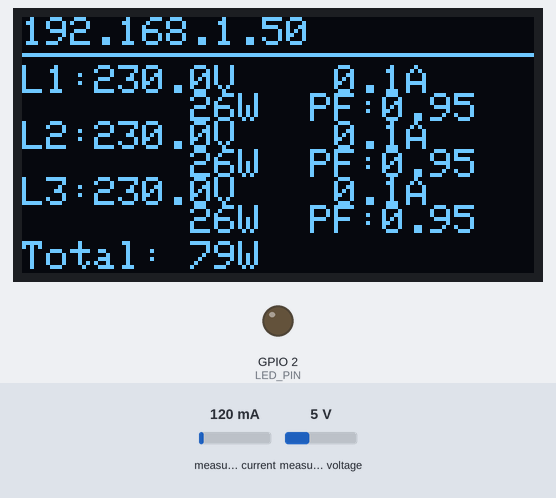
Recording of a program running on a simulated ESP32. Shown: 128×64 one-colour display, output pins drawn as LEDs (lit = HIGH). The inputs (shaded band) are chosen by the test bench; at power-on: measured current 120 mA, measured voltage 5 V. WiFi joins after 1.5 s; servers stay silent unless stated; the local clock reads 2024-03-15 10:24:30 at power-on unless the program sets it; storage starts empty; no MQTT or app messages arrive unless stated; what the program prints to the serial monitor is not drawn.

Above: at 3.4 s.
3.5 s: measured current set to 40 mA
At 6.2 s:
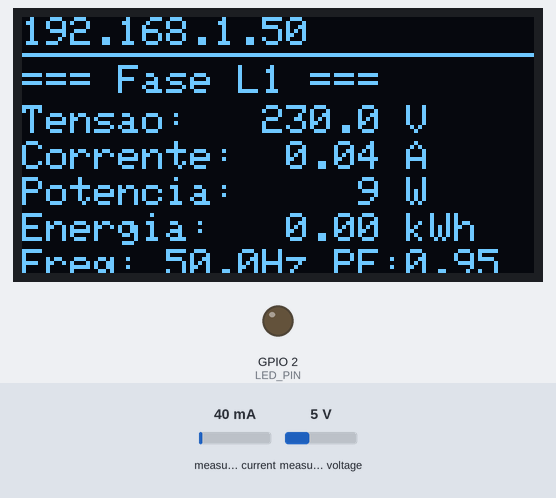
6.5 s: measured voltage set to 0.3 V
At 7.9 s:
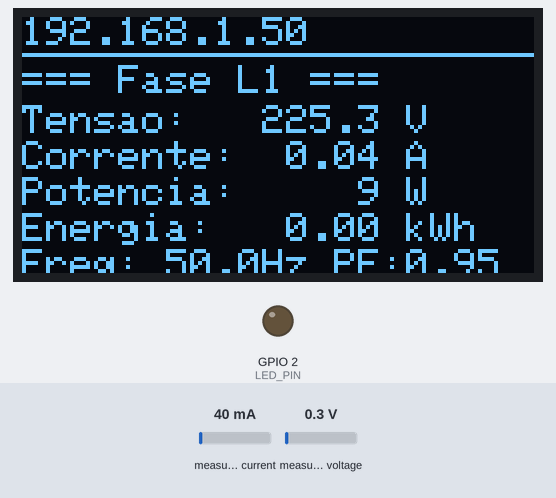
11.9 s: measured current set to 500 mA
At 12.9 s:
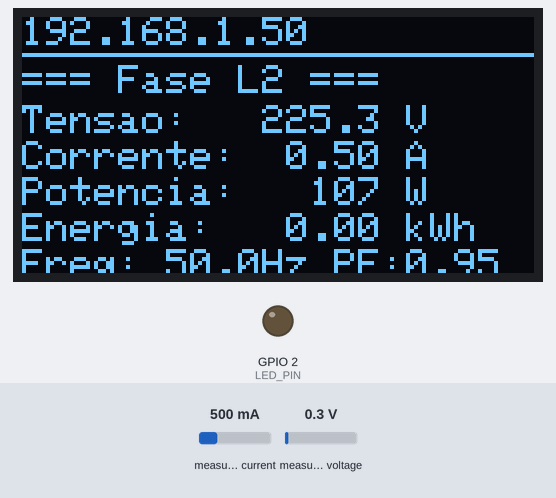
13.9 s: measured voltage set to 3.8 V
At 21.5 s:
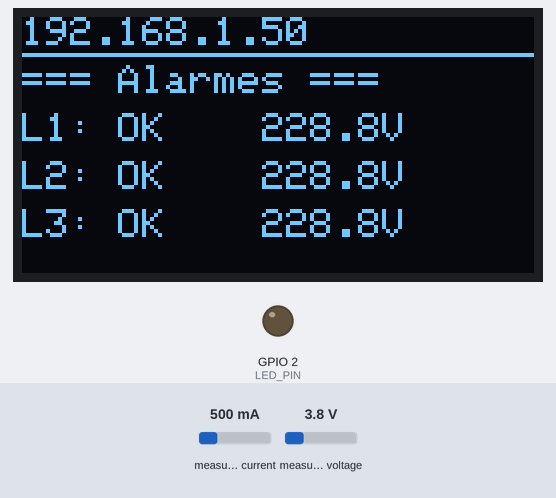
Timing chart, 0 to 23.0 s (numbered marks = the images above; inputs shaded):
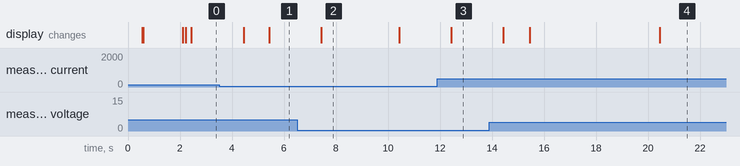

The program:

main.cpp
```cpp
#include <Arduino.h>
#include "config.h"
#include "wifi_manager.h"
#include "ntp_time.h"
#include "pzem_reader.h"
#include "display_manager.h"
#include "web_server.h"
#include "sd_logger.h"
#include "mqtt_client.h"
#include "alarm_manager.h"
#include "ota_manager.h"

// --- Instancias dos modulos ---
WiFiManager   wifiMgr;
NTPTime       ntpTime;
PZEMReader    pzemReader;
DisplayManager displayMgr;
WebServerManager webServer;
SDLogger      sdLogger;
MQTTClient    mqttClient;
AlarmManager  alarmMgr;
OTAManager    otaMgr;

// --- Dados compartilhados ---
MeterData meterData;

// --- Timers (millis) ---
unsigned long lastPZEM      = 0;
unsigned long lastDisplay   = 0;
unsigned long lastWebSocket = 0;
unsigned long lastSDLog     = 0;
unsigned long lastMQTT      = 0;
unsigned long lastAlarm     = 0;
unsigned long lastWiFiCheck = 0;
unsigned long lastNTPSync   = 0;

// --- Callback de alarme ---
void onAlarm(int phase, const String& type, float voltage) {
    String msg = "L" + String(phase + 1) + " " + type + " " + String(voltage, 1) + "V";
    webServer.sendAlarm(msg);
    mqttClient.publishAlarm(phase, type, voltage);
}

void setup() {
    Serial.begin(115200);
    delay(500);
    Serial.println("\n============================");
    Serial.println(" Medidor Trifasico ESP32");
    Serial.println("============================\n");

    // 1. Display (mostra mensagens de status durante init)
    displayMgr.begin();
    displayMgr.showMessage("Conectando WiFi...");

    // 2. WiFi
    wifiMgr.begin();
    displayMgr.showMessage("WiFi: " + wifiMgr.getIP());

    // 3. NTP
    ntpTime.begin();
    ntpTime.sync();

    // 4. PZEM
    displayMgr.showMessage("Init PZEMs...");
    pzemReader.begin();

    // 5. Web Server + OTA
    webServer.begin();
    otaMgr.begin();
    otaMgr.setupWebOTA(webServer.getServer());

    // 6. SD Card
    displayMgr.showMessage("Init SD Card...");
    sdLogger.begin();

    // 7. MQTT
    mqttClient.begin();

    // 8. Alarmes
    alarmMgr.begin();
    alarmMgr.onAlarm(onAlarm);

    Serial.println("\n[MAIN] Todos os modulos inicializados!");
    Serial.printf("[MAIN] IP: %s\n", wifiMgr.getIP().c_str());
    Serial.printf("[MAIN] SD: %s\n", sdLogger.isReady() ? "OK" : "FALHA");
    Serial.println("[MAIN] Loop cooperativo iniciado\n");
}

void loop() {
    unsigned long now = millis();

    // Leitura PZEMs (1s)
    if (now - lastPZEM >= INTERVAL_PZEM) {
        lastPZEM = now;
        pzemReader.readAll(meterData);
        meterData.isoTime = ntpTime.getISO8601();
    }

    // Update OLED (500ms)
    if (now - lastDisplay >= INTERVAL_DISPLAY) {
        lastDisplay = now;
        displayMgr.update(meterData, wifiMgr.getIP(), alarmMgr.hasActiveAlarm());
    }

    // WebSocket broadcast (1s)
    if (now - lastWebSocket >= INTERVAL_WEBSOCKET) {
        lastWebSocket = now;
        webServer.broadcast(meterData);
    }

    // Log SD Card (10s)
    if (now - lastSDLog >= INTERVAL_SD_LOG) {
        lastSDLog = now;
        sdLogger.log(meterData);
    }

    // Publish MQTT (5s)
    if (now - lastMQTT >= INTERVAL_MQTT) {
        lastMQTT = now;
        mqttClient.publish(meterData);
    }

    // Check alarmes (1s)
    if (now - lastAlarm >= INTERVAL_ALARM) {
        lastAlarm = now;
        alarmMgr.check(meterData);
    }

    // Check WiFi (30s)
    if (now - lastWiFiCheck >= INTERVAL_WIFI) {
        lastWiFiCheck = now;
        wifiMgr.check();
    }

    // Sync NTP (1h)
    if (now - lastNTPSync >= INTERVAL_NTP) {
        lastNTPSync = now;
        ntpTime.sync();
    }

    // MQTT loop (non-blocking)
    mqttClient.loop();

    // OTA loop (ArduinoOTA)
    otaMgr.loop();
}
```

alarm_manager.cpp
```cpp
#include "alarm_manager.h"

void AlarmManager::begin() {
    pinMode(BUZZER_PIN, OUTPUT);
    pinMode(LED_PIN, OUTPUT);
    digitalWrite(BUZZER_PIN, LOW);
    digitalWrite(LED_PIN, LOW);
    Serial.println("[ALARM] Inicializado");
}

void AlarmManager::check(const MeterData& data) {
    bool anyAlarm = false;

    for (int i = 0; i < 3; i++) {
        if (!data.phase[i].valid) continue;

        float v = data.phase[i].voltage;
        AlarmState& s = _state[i];

        if (v > ALARM_OVERVOLTAGE) {
            s.overCount++;
            s.normalCount = 0;
            s.underCount = 0;

            if (s.overCount >= ALARM_DEBOUNCE_ON && !s.overActive) {
                s.overActive = true;
                Serial.printf("[ALARM] SOBRETENSAO L%d: %.1fV\n", i + 1, v);
                if (_callback) _callback(i, "overvoltage", v);
            }
        } else if (v < ALARM_UNDERVOLTAGE) {
            s.underCount++;
            s.normalCount = 0;
            s.overCount = 0;

            if (s.underCount >= ALARM_DEBOUNCE_ON && !s.underActive) {
                s.underActive = true;
                Serial.printf("[ALARM] SUBTENSAO L%d: %.1fV\n", i + 1, v);
                if (_callback) _callback(i, "undervoltage", v);
            }
        } else {
            s.normalCount++;
            s.overCount = 0;
            s.underCount = 0;

            if (s.normalCount >= ALARM_DEBOUNCE_OFF) {
                if (s.overActive || s.underActive) {
                    Serial.printf("[ALARM] Clear L%d: %.1fV\n", i + 1, v);
                    if (_callback) _callback(i, "clear", v);
                }
                s.overActive = false;
                s.underActive = false;
            }
        }

        if (s.overActive || s.underActive) {
            anyAlarm = true;
        }
    }

    if (anyAlarm) {
        activateBuzzer();
        digitalWrite(LED_PIN, HIGH);
    } else {
        deactivateBuzzer();
        digitalWrite(LED_PIN, LOW);
    }
}

bool AlarmManager::hasActiveAlarm() const {
    for (int i = 0; i < 3; i++) {
        if (_state[i].overActive || _state[i].underActive) return true;
    }
    return false;
}

String AlarmManager::getAlarmMessage() const {
    String msg;
    for (int i = 0; i < 3; i++) {
        if (_state[i].overActive) {
            if (msg.length() > 0) msg += " | ";
            msg += "L" + String(i + 1) + ":SOBRE";
        }
        if (_state[i].underActive) {
            if (msg.length() > 0) msg += " | ";
            msg += "L" + String(i + 1) + ":SUB";
        }
    }
    return msg;
}

void AlarmManager::activateBuzzer() {
    unsigned long now = millis();
    // Buzzer intermitente: 200ms on, 800ms off
    if (now - _lastBuzz >= 1000) {
        _lastBuzz = now;
        tone(BUZZER_PIN, 2000, 200);
    }
}

void AlarmManager::deactivateBuzzer() {
    noTone(BUZZER_PIN);
}
```

alarm_manager.h
```cpp
#pragma once

#include <Arduino.h>
#include "config.h"

struct AlarmState {
    int overCount  = 0;
    int underCount = 0;
    int normalCount = 0;
    bool overActive  = false;
    bool underActive = false;
};

class AlarmManager {
public:
    void begin();
    void check(const MeterData& data);
    bool hasActiveAlarm() const;
    String getAlarmMessage() const;

    // Callbacks para integracao com web_server e mqtt
    using AlarmCallback = void(*)(int phase, const String& type, float voltage);
    void onAlarm(AlarmCallback cb) { _callback = cb; }

private:
    AlarmState _state[3];
    bool _buzzerOn = false;
    unsigned long _lastBuzz = 0;
    AlarmCallback _callback = nullptr;

    void activateBuzzer();
    void deactivateBuzzer();
};
```

display_manager.cpp
```cpp
#include "display_manager.h"
#include <Wire.h>

void DisplayManager::begin() {
    Wire.begin(OLED_SDA, OLED_SCL);
    _display = new Adafruit_SSD1306(OLED_WIDTH, OLED_HEIGHT, &Wire, -1);

    if (!_display->begin(SSD1306_SWITCHCAPVCC, OLED_ADDR)) {
        Serial.println("[OLED] Falha na inicializacao!");
        return;
    }

    _display->clearDisplay();
    _display->setTextSize(1);
    _display->setTextColor(SSD1306_WHITE);
    _display->setCursor(0, 20);
    _display->println("Medidor Trifasico");
    _display->println("Inicializando...");
    _display->display();
    Serial.println("[OLED] Inicializado");
}

void DisplayManager::showMessage(const String& line1, const String& line2) {
    if (!_display) return;
    _display->clearDisplay();
    _display->setTextSize(1);
    _display->setCursor(0, 20);
    _display->println(line1);
    if (line2.length() > 0) {
        _display->println(line2);
    }
    _display->display();
}

void DisplayManager::update(const MeterData& data, const String& ip, bool hasAlarm) {
    if (!_display) return;

    unsigned long now = millis();
    if (now - _lastPageChange >= DISPLAY_PAGE_INTERVAL) {
        _lastPageChange = now;
        _currentPage = (_currentPage + 1) % DISPLAY_NUM_PAGES;
    }

    _display->clearDisplay();
    drawStatusBar(ip, hasAlarm);

    switch (_currentPage) {
        case 0: drawOverview(data);          break;
        case 1: drawPhaseDetail(data, 0);    break;
        case 2: drawPhaseDetail(data, 1);    break;
        case 3: drawPhaseDetail(data, 2);    break;
        case 4: drawAlarmPage(data);         break;
    }

    _display->display();
}

void DisplayManager::drawStatusBar(const String& ip, bool hasAlarm) {
    _display->setTextSize(1);
    _display->setCursor(0, 0);
    _display->print(ip);
    if (hasAlarm) {
        _display->setCursor(104, 0);
        _display->print("ALRM");
    }
    _display->drawLine(0, 9, 127, 9, SSD1306_WHITE);
}

void DisplayManager::drawOverview(const MeterData& data) {
    _display->setTextSize(1);
    float totalP = 0;
    const char* labels[] = {"L1", "L2", "L3"};

    for (int i = 0; i < 3; i++) {
        int y = 12 + i * 14;
        _display->setCursor(0, y);
        _display->print(labels[i]);
        _display->print(":");

        if (data.phase[i].valid) {
            _display->setCursor(18, y);
            _display->printf("%5.1fV", data.phase[i].voltage);
            _display->setCursor(66, y);
            _display->printf("%5.1fA", data.phase[i].current);

            _display->setCursor(18, y + 7);
            _display->printf("%6.0fW  PF:%.2f", data.phase[i].power, data.phase[i].powerFactor);

            totalP += data.phase[i].power;
        } else {
            _display->setCursor(18, y);
            _display->print("-- sem leitura --");
        }
    }

    _display->setCursor(0, 56);
    _display->printf("Total: %.0fW", totalP);
}

void DisplayManager::drawPhaseDetail(const MeterData& data, int phase) {
    _display->setTextSize(1);
    int y = 12;

    _display->setCursor(0, y);
    _display->printf("=== Fase L%d ===", phase + 1);
    y += 10;

    if (!data.phase[phase].valid) {
        _display->setCursor(0, y + 10);
        _display->print("Sem leitura");
        return;
    }

    const PhaseData& p = data.phase[phase];

    _display->setCursor(0, y);
    _display->printf("Tensao:  %6.1f V", p.voltage);
    y += 9;
    _display->setCursor(0, y);
    _display->printf("Corrente:%6.2f A", p.current);
    y += 9;
    _display->setCursor(0, y);
    _display->printf("Potencia:%6.0f W", p.power);
    y += 9;
    _display->setCursor(0, y);
    _display->printf("Energia: %6.2f kWh", p.energy);
    y += 9;
    _display->setCursor(0, y);
    _display->printf("Freq:%5.1fHz PF:%.2f", p.frequency, p.powerFactor);
}

void DisplayManager::drawAlarmPage(const MeterData& data) {
    _display->setTextSize(1);
    _display->setCursor(0, 12);
    _display->println("=== Alarmes ===");

    int y = 24;
    for (int i = 0; i < 3; i++) {
        _display->setCursor(0, y);
        if (!data.phase[i].valid) {
            _display->printf("L%d: sem dados", i + 1);
        } else if (data.phase[i].voltage > ALARM_OVERVOLTAGE) {
            _display->printf("L%d: SOBRE %.1fV!", i + 1, data.phase[i].voltage);
        } else if (data.phase[i].voltage < ALARM_UNDERVOLTAGE) {
            _display->printf("L%d: SUB   %.1fV!", i + 1, data.phase[i].voltage);
        } else {
            _display->printf("L%d: OK    %.1fV", i + 1, data.phase[i].voltage);
        }
        y += 12;
    }
}
```

display_manager.h
```cpp
#pragma once

#include <Adafruit_SSD1306.h>
#include "config.h"

class DisplayManager {
public:
    void begin();
    void update(const MeterData& data, const String& ip, bool hasAlarm);
    void showMessage(const String& line1, const String& line2 = "");

private:
    Adafruit_SSD1306* _display = nullptr;
    uint8_t _currentPage = 0;
    unsigned long _lastPageChange = 0;

    void drawOverview(const MeterData& data);
    void drawPhaseDetail(const MeterData& data, int phase);
    void drawAlarmPage(const MeterData& data);
    void drawStatusBar(const String& ip, bool hasAlarm);
};
```

mqtt_client.cpp
```cpp
#include "mqtt_client.h"
#include <ArduinoJson.h>

void MQTTClient::begin() {
    _client = new PubSubClient(_wifiClient);
    _client->setServer(MQTT_SERVER, MQTT_PORT);
    _client->setBufferSize(512);

    Serial.printf("[MQTT] Configurado - servidor: %s:%d\n", MQTT_SERVER, MQTT_PORT);
}

void MQTTClient::loop() {
    if (!_client) return;

    if (!_client->connected()) {
        unsigned long now = millis();
        if (now - _lastReconnectAttempt > 5000) {
            _lastReconnectAttempt = now;
            reconnect();
        }
    } else {
        _client->loop();
    }
}

void MQTTClient::reconnect() {
    String lwt = String(MQTT_TOPIC_BASE) + "/status";

    bool connected;
    if (strlen(MQTT_USER) > 0) {
        connected = _client->connect(MQTT_CLIENT_ID, MQTT_USER, MQTT_PASSWORD,
                                     lwt.c_str(), 1, true, "offline");
    } else {
        connected = _client->connect(MQTT_CLIENT_ID,
                                     lwt.c_str(), 1, true, "offline");
    }

    if (connected) {
        Serial.println("[MQTT] Conectado");
        _client->publish(lwt.c_str(), "online", true);
    }
}

void MQTTClient::publish(const MeterData& data) {
    if (!_client || !_client->connected()) return;

    // Publicar por fase
    for (int i = 0; i < 3; i++) {
        if (data.phase[i].valid) {
            publishPhase(i, data.phase[i]);
        }
    }

    // Publicar JSON agregado
    JsonDocument doc;
    doc["ts"] = data.isoTime;
    float totalP = 0;

    JsonArray phases = doc["phases"].to<JsonArray>();
    const char* names[] = {"L1", "L2", "L3"};
    for (int i = 0; i < 3; i++) {
        if (data.phase[i].valid) {
            JsonObject p = phases.add<JsonObject>();
            p["id"] = names[i];
            p["v"]  = round(data.phase[i].voltage * 10) / 10.0;
            p["i"]  = round(data.phase[i].current * 100) / 100.0;
            p["p"]  = round(data.phase[i].power * 10) / 10.0;
            p["e"]  = round(data.phase[i].energy * 1000) / 1000.0;
            p["f"]  = round(data.phase[i].frequency * 10) / 10.0;
            p["pf"] = round(data.phase[i].powerFactor * 100) / 100.0;
            totalP += data.phase[i].power;
        }
    }
    doc["total_p"] = round(totalP * 10) / 10.0;

    char buffer[512];
    serializeJson(doc, buffer);
    String topic = String(MQTT_TOPIC_BASE) + "/data";
    _client->publish(topic.c_str(), buffer);
}

void MQTTClient::publishPhase(int index, const PhaseData& phase) {
    char topic[64];
    char value[16];
    const char* names[] = {"L1", "L2", "L3"};
    const char* base = MQTT_TOPIC_BASE;

    snprintf(topic, sizeof(topic), "%s/%s/voltage", base, names[index]);
    snprintf(value, sizeof(value), "%.1f", phase.voltage);
    _client->publish(topic, value);

    snprintf(topic, sizeof(topic), "%s/%s/current", base, names[index]);
    snprintf(value, sizeof(value), "%.2f", phase.current);
    _client->publish(topic, value);

    snprintf(topic, sizeof(topic), "%s/%s/power", base, names[index]);
    snprintf(value, sizeof(value), "%.1f", phase.power);
    _client->publish(topic, value);

    snprintf(topic, sizeof(topic), "%s/%s/energy", base, names[index]);
    snprintf(value, sizeof(value), "%.3f", phase.energy);
    _client->publish(topic, value);

    snprintf(topic, sizeof(topic), "%s/%s/frequency", base, names[index]);
    snprintf(value, sizeof(value), "%.1f", phase.frequency);
    _client->publish(topic, value);

    snprintf(topic, sizeof(topic), "%s/%s/pf", base, names[index]);
    snprintf(value, sizeof(value), "%.2f", phase.powerFactor);
    _client->publish(topic, value);
}

void MQTTClient::publishAlarm(int phase, const String& type, float voltage) {
    if (!_client || !_client->connected()) return;

    char topic[64];
    snprintf(topic, sizeof(topic), "%s/alarm", MQTT_TOPIC_BASE);

    JsonDocument doc;
    doc["phase"] = phase + 1;
    doc["type"] = type;
    doc["voltage"] = voltage;

    char buffer[128];
    serializeJson(doc, buffer);
    _client->publish(topic, buffer, true);  // retain
}

bool MQTTClient::isConnected() const {
    return _client && _client->connected();
}
```

mqtt_client.h
```cpp
#pragma once

#include <PubSubClient.h>
#include <WiFiClient.h>
#include "config.h"

class MQTTClient {
public:
    void begin();
    void loop();
    void publish(const MeterData& data);
    void publishAlarm(int phase, const String& type, float voltage);
    bool isConnected() const;

private:
    WiFiClient _wifiClient;
    PubSubClient* _client = nullptr;
    unsigned long _lastReconnectAttempt = 0;

    void reconnect();
    void publishPhase(int index, const PhaseData& phase);
};
```

ntp_time.cpp
```cpp
#include "ntp_time.h"
#include <time.h>

void NTPTime::begin() {
    configTime(NTP_GMT_OFFSET, NTP_DST_OFFSET, NTP_SERVER);
    Serial.println("[NTP] Configurado - aguardando sync...");
}

void NTPTime::sync() {
    struct tm timeinfo;
    if (getLocalTime(&timeinfo, 5000)) {
        _synced = true;
        Serial.println("[NTP] Sincronizado");
    } else {
        Serial.println("[NTP] Falha na sincronizacao");
    }
}

String NTPTime::getISO8601() {
    struct tm timeinfo;
    if (!getLocalTime(&timeinfo, 100)) {
        return "1970-01-01T00:00:00";
    }
    _synced = true;
    char buf[25];
    strftime(buf, sizeof(buf), "%Y-%m-%dT%H:%M:%S", &timeinfo);
    return String(buf);
}

bool NTPTime::isSynced() const {
    return _synced;
}
```

ntp_time.h
```cpp
#pragma once

#include <Arduino.h>
#include "config.h"

class NTPTime {
public:
    void begin();
    void sync();
    String getISO8601();
    bool isSynced() const;

private:
    bool _synced = false;
};
```

ota_manager.h
```cpp
#pragma once

#include <ArduinoOTA.h>
#include <ESPAsyncWebServer.h>
#include "config.h"

class OTAManager {
public:
    void begin(const String& hostname = "medidor-trifasico");
    void loop();
    void setupWebOTA(AsyncWebServer* server);

private:
    static const char* _updatePage;
};
```

Source omitted: ota_manager.cpp (9064 bytes), pzem_reader.cpp (1428 bytes), pzem_reader.h (259 bytes), sd_logger.cpp (1938 bytes), sd_logger.h (302 bytes), web_server.cpp (3064 bytes), web_server.h (588 bytes), wifi_manager.cpp (1344 bytes), wifi_manager.h (255 bytes), config.h (2200 bytes)

Measured:
- after the input at 3.5 s, the display: first changes after 0.94 s (image 1 shows a later state)
- after the input at 6.5 s, the display: changes after 0.94 s (image 2)
- after the input at 11.9 s, the display: changes after 0.54 s (image 3)
- what the display in image 2 shows lasts 3.0 s, from 7.4 s to 10.4 s
